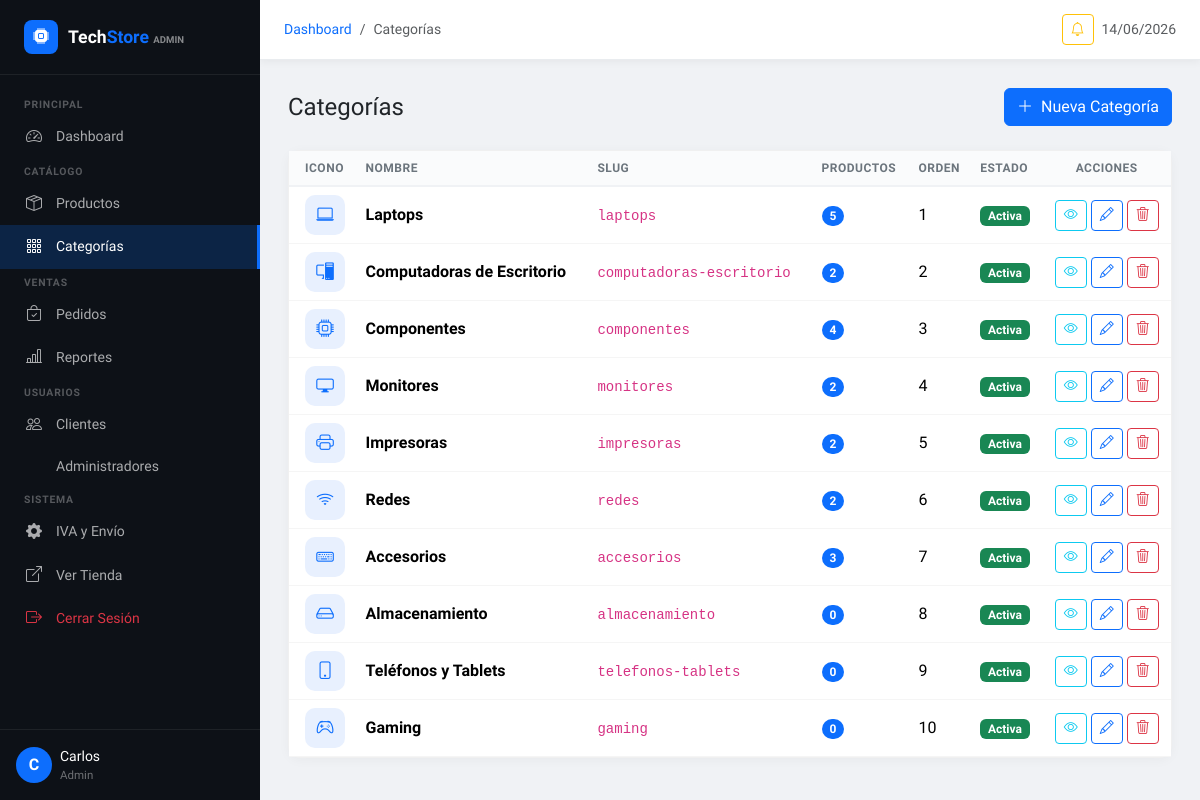
/admin/categorias (signed in), run on the app's committed database.
### tables this page shows
CREATE TABLE IF NOT EXISTS categorias (
  id INT UNSIGNED NOT NULL AUTO_INCREMENT,
  nombre VARCHAR(100) NOT NULL,
  slug VARCHAR(100) NOT NULL UNIQUE,
  descripcion TEXT DEFAULT NULL,
  icono VARCHAR(100) DEFAULT NULL,
  imagen VARCHAR(255) DEFAULT NULL,
  categoria_padre INT UNSIGNED DEFAULT NULL,
  activa TINYINT(1) NOT NULL DEFAULT 1,
  orden INT UNSIGNED DEFAULT 0,
  created_at TIMESTAMP DEFAULT CURRENT_TIMESTAMP,
  updated_at TIMESTAMP DEFAULT CURRENT_TIMESTAMP ON UPDATE CURRENT_TIMESTAMP,
  PRIMARY KEY (id),
  INDEX idx_slug (slug),
  INDEX idx_activa (activa),
  INDEX idx_padre (categoria_padre),
  CONSTRAINT fk_cat_padre FOREIGN KEY (categoria_padre) REFERENCES categorias(id) ON DELETE SET NULL ON UPDATE CASCADE
);

### admin/controllers/AdminAuthController.php (called while the page is built, shortened)
<?php
class AdminCategoriaController {
    private CategoriaModel $model;
    public function __construct() {
        $this->model = new CategoriaModel();
    }
    public function index(): void {
        $categorias = $this->model->obtenerTodas(false);
        require BASE_PATH . '/admin/views/categories/index.php';
    }
}

### config/Database.php (called while the page is built, shortened)
<?php
class Database {
    private static ?Database $instance = null;
    private ?PDO $connection = null;
    public static function getInstance(): Database {
        if (self::$instance === null) {
            self::$instance = new self();
        }
        return self::$instance;
    }
    private function connect(): void {
        $dsn = sprintf(
            'mysql:host=%s;port=%s;dbname=%s;charset=%s',
            DB_HOST,
            DB_PORT,
            DB_NAME,
            DB_CHARSET
        );
        $options = [
            PDO::ATTR_ERRMODE            => PDO::ERRMODE_EXCEPTION,
            PDO::ATTR_DEFAULT_FETCH_MODE => PDO::FETCH_ASSOC,
            PDO::ATTR_EMULATE_PREPARES   => false,
            PDO::ATTR_PERSISTENT         => false,
            PDO::MYSQL_ATTR_INIT_COMMAND => "SET NAMES utf8mb4 COLLATE utf8mb4_unicode_ci",
        ];
        try {
            $this->connection = new PDO($dsn, DB_USER, DB_PASS, $options);
        } catch (PDOException $e) {
            if (ENTORNO === 'desarrollo') {
                die('<div style="background:#ff4444;color:#fff;padding:20px;font-family:monospace;">
                    <h3>Error de conexión a la Base de Datos</h3>
                    <p>' . htmlspecialchars($e->getMessage()) . '</p>
                    <p>Verifique la configuración en config/config.php</p>
                </div>');
            } else {
                error_log('DB Connection Error: ' . $e->getMessage());
                die('Error interno del servidor. Por favor intente más tarde.');
            }
        }
    }
    public function query(string $sql, array $params = []): array {
        try {
            $stmt = $this->connection->prepare($sql);
            $stmt->execute($params);
            return $stmt->fetchAll();
        } catch (PDOException $e) {
            $this->handleError($e, $sql);
            return [];
        }
    }
}

### models/Models.php (called while the page is built, shortened)
<?php
require_once BASE_PATH . '/config/Database.php';
class CategoriaModel {
    private Database $db;
    public function __construct() {
        $this->db = Database::getInstance();
    }
    public function obtenerTodas(bool $soloActivas = true): array {
        $sql = "SELECT c.*,
                    (SELECT COUNT(*) FROM productos p WHERE p.categoria_id = c.id AND p.activo = 1) AS total_productos
                FROM categorias c
                WHERE 1=1 " . ($soloActivas ? " AND c.activa = 1" : "") . "
                ORDER BY c.orden ASC, c.nombre ASC";
        return $this->db->query($sql);
    }
}

### admin/AdminHelpers.php (called while the page is built, shortened)
<?php
function e(mixed $v): string {
    return htmlspecialchars((string)($v ?? ''), ENT_QUOTES, 'UTF-8');
}

### admin/views/categories/index.php (the view, shortened to what this page needs)
<?php
require BASE_PATH . '/admin/views/partials/header.php';
?>
<div class="d-flex justify-content-between align-items-center mb-4">
    <h1 class="h4 fw-800 mb-0">Categorías</h1>
    <a href="<?= BASE_URL ?>/admin/categorias/crear" class="btn btn-primary">
        <i class="bi bi-plus-lg me-2"></i>Nueva Categoría
    </a>
</div>
<div class="admin-card">
    <div class="card-body p-0">
        <div class="table-responsive">
            <table class="table admin-table mb-0">
                <thead>
                    <tr>
                        <th class="ps-3">Icono</th>
                        <th>Nombre</th>
                        <th>Slug</th>
                        <th>Productos</th>
                        <th>Orden</th>
                        <th>Estado</th>
                        <th class="text-center">Acciones</th>
                    </tr>
                </thead>
                <tbody>
                <?php foreach ($categorias as $cat): ?>
                <tr>
                    <td class="ps-3">
                        <div style="width:40px;height:40px;background:#e8f0fe;border-radius:10px;display:flex;align-items:center;justify-content:center;color:#0d6efd;font-size:1.1rem;">
                            <i class="bi <?= e($cat['icono'] ?? 'bi-tag') ?>"></i>
                        </div>
                    </td>
                    <td><strong><?= e($cat['nombre']) ?></strong></td>
                    <td><code class="small"><?= e($cat['slug']) ?></code></td>
                    <td><span class="badge bg-primary rounded-pill"><?= (int)$cat['total_productos'] ?></span></td>
                    <td><?= (int)$cat['orden'] ?></td>
                    <td><span class="badge <?= $cat['activa'] ? 'bg-success' : 'bg-secondary' ?>"><?= $cat['activa'] ? 'Activa' : 'Inactiva' ?></span></td>
                    <td class="text-center">
                        <div class="d-flex gap-1 justify-content-center">
                            <a href="<?= BASE_URL ?>/categoria/<?= e($cat['slug']) ?>" target="_blank"
                               class="btn btn-sm btn-outline-info"><i class="bi bi-eye"></i></a>
                            <a href="<?= BASE_URL ?>/admin/categorias/editar/<?= $cat['id'] ?>"
                               class="btn btn-sm btn-outline-primary"><i class="bi bi-pencil"></i></a>
                            <a href="<?= BASE_URL ?>/admin/categorias/eliminar/<?= $cat['id'] ?>"
                               class="btn btn-sm btn-outline-danger"
                               data-confirm="¿Eliminar la categoría '<?= e($cat['nombre']) ?>'?">
                                <i class="bi bi-trash3"></i>
                            </a>
                        </div>
                    </td>
                </tr>
                <?php endforeach; ?>
                </tbody>
            </table>
        </div>
    </div>
</div>
<?php require BASE_PATH . '/admin/views/partials/footer.php'; ?>

### admin/views/partials/header.php (style rules this page uses)
:root { --admin-sidebar: 260px; --admin-nav: 60px; --primary:#0D6EFD; --dark:#212529; }
body { font-family:'Sora',sans-serif; background:#f0f2f5; }
.admin-card { background:white;border-radius:12px; border:1px solid rgba(0,0,0,.06); box-shadow:0 2px 12px rgba(0,0,0,.04); }
.admin-card .card-body { padding:1.5rem; }
.admin-table th { font-size:.75rem;text-transform:uppercase;letter-spacing:.5px; color:#6c757d;font-weight:700;background:#fafbfc; border-bottom:2px solid #f0f2f5; }
.admin-table td { vertical-align:middle;border-color:#f5f5f5; }

### data on the page
categorias: nombre "Laptops", slug "laptops", total_productos "5", orden "1", activa "Activa"
categorias: nombre "Computadoras de Escritorio", slug "computadoras-escritorio", total_productos "2", orden "2", activa "Activa"
categorias: nombre "Componentes", slug "componentes", total_productos "4", orden "3", activa "Activa"
categorias: nombre "Monitores", slug "monitores", total_productos "2", orden "4", activa "Activa"
categorias: nombre "Impresoras", slug "impresoras", total_productos "2", orden "5", activa "Activa"
categorias: nombre "Redes", slug "redes", total_productos "2", orden "6", activa "Activa"
categorias: nombre "Accesorios", slug "accesorios", total_productos "3", orden "7", activa "Activa"
categorias: nombre "Almacenamiento", slug "almacenamiento", total_productos "0", orden "8", activa "Activa"
categorias: nombre "Teléfonos y Tablets", slug "telefonos-tablets", total_productos "0", orden "9", activa "Activa"
categorias: nombre "Gaming", slug "gaming", total_productos "0", orden "10", activa "Activa"

### other printed values
substr($_SESSION['admin_nombre'] ?? 'A', 0, 1) "C"
$_SESSION['admin_nombre'] "Carlos"
$_SESSION['admin_rol'] "Admin"
$b['label'] "Categorías"
